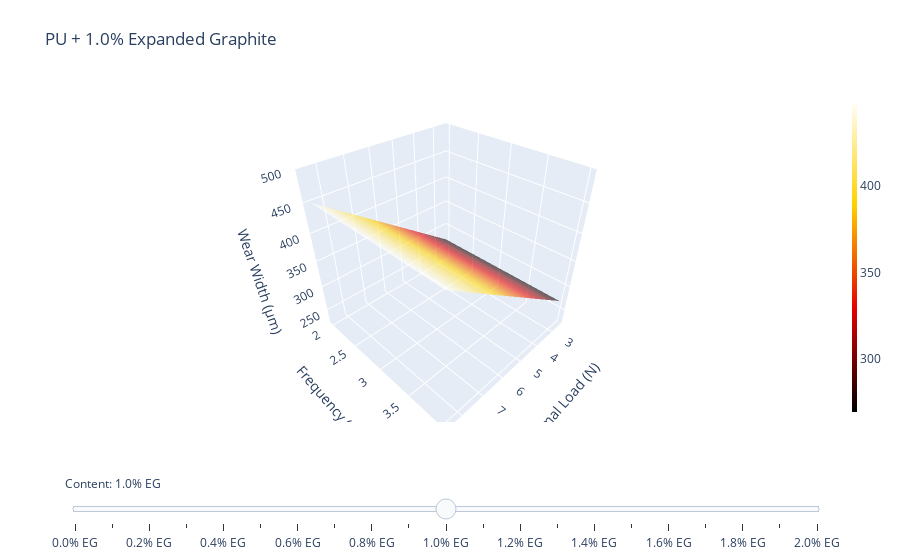

Write notebook code for a chart like this one.
### Code cell
fig = go.Figure()

for e_slider in np.arange(0,2.1,0.1): 
    fig.add_trace(go.Surface(z=answer2d(e_slider,Fr,Fo),
                              x=Ff,
                              y=ff,
                              opacity=0.6,
                              name='PU+{:.1f}%EG'.format(e_slider),
                              coloraxis = 'coloraxis',
                              colorbar = dict(thickness=5),
                              visible = False
                              ))
fig.data[10].visible = True
steps = []
for i in range(len(fig.data)):
    step = dict(
        method="update",
        label = '{:.1f}% EG'.format(i/10),
        args=[{"visible": [False] * len(fig.data)}, 
              
              {"title": "PU + {:.1f}% Expanded Graphite".format(i/10)}],  # layout attribute
    )
    step["args"][0]["visible"][i] = True  # Toggle i'th trace to "visible"
    steps.append(step)

sliders = [dict(
    active=10,
    currentvalue={"prefix": "Content: "},
    pad={"t": 50},
    steps=steps
)]

fig.update_layout(sliders=sliders,
                  coloraxis = dict(colorscale = 'hot',
                                   colorbar = dict(thickness = 5)
                                  ),
                  title='PU + 1.0% Expanded Graphite',
                  margin=dict(l=65, r=50, b=65, t=90),
                  scene = dict(xaxis_title = 'Normal Load (N)',
                               yaxis_title = 'Frequency (Hz)',
                               zaxis_title = 'Wear Width (µm)'),
                  showlegend=True,
                  legend=dict(yanchor="top",
                              y=0.95,
                              xanchor="left",
                              x=0.05),
                  scene_zaxis=dict(range=[220, 500]),
                  scene_xaxis=dict(showspikes = False),
                  scene_yaxis=dict(showspikes = False)
                  )
